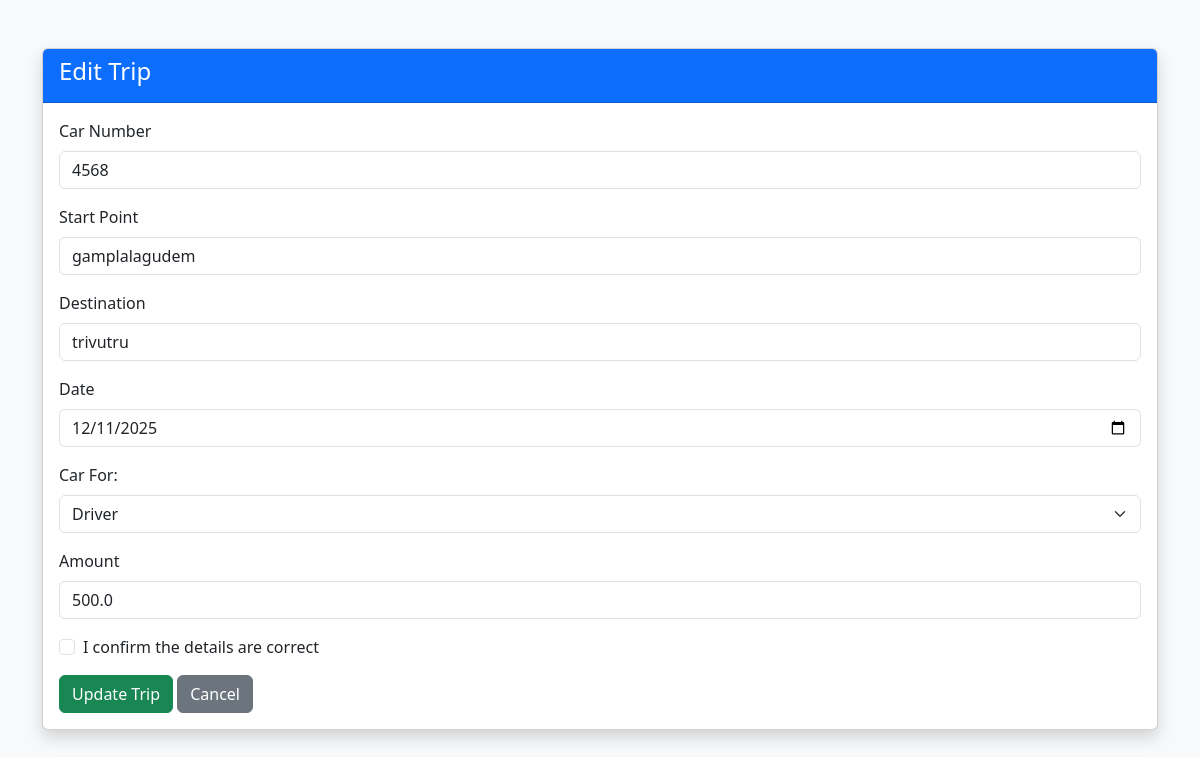
Page /edit/1 (signed in) on the committed database.
### app.py (models this page shows)
class CarTodo(db.Model):
    id = db.Column(db.Integer, primary_key=True)
    user_trip_id = db.Column(db.Integer, nullable=False)
    car_number = db.Column(db.String(20), nullable=False)
    start_point = db.Column(db.String(100), nullable=False)
    destination = db.Column(db.String(100), nullable=False)
    date = db.Column(db.String(20), nullable=False)
    car_for = db.Column(db.String(20), nullable=False)
    amount = db.Column(db.Float)
    user_id = db.Column(db.Integer, db.ForeignKey('user.id'))

### app.py (the view, shortened to what this page needs)
@app.route('/edit/<int:id>', methods=['GET', 'POST'])
@login_required
def edit(id):
    car = CarTodo.query.get_or_404(id)
    if car.user_id != current_user.id:
        return "Not allowed", 403
    return render_template('edit.html', car=car)

### app.py (called while the page is built)
@login_manager.user_loader
def load_user(user_id):
    return User.query.get(int(user_id))

### templates/edit.html (shortened to what this page needs)
<!DOCTYPE html>
<html>
<head>
    <link href="https://cdn.jsdelivr.net/npm/bootstrap@5.3.0/dist/css/bootstrap.min.css" rel="stylesheet">
</head>
<body class="bg-light">
<div class="container mt-5">
    <div class="card shadow">
        <div class="card-header bg-primary text-white">
            <h4>Edit Trip</h4>
        </div>
        <div class="card-body">
            <form method="POST">
                <div class="mb-3">
                    <label class="form-label">Car Number</label>
                    <input type="text" name="car_number" class="form-control" value="{{ car.car_number }}" required>
                </div>
                <div class="mb-3">
                    <label class="form-label">Start Point</label>
                    <input type="text" name="start_point" class="form-control" value="{{ car.start_point }}" required>
                </div>
                <div class="mb-3">
                    <label class="form-label">Destination</label>
                    <input type="text" name="destination" class="form-control" value="{{ car.destination }}" required>
                </div>
                <div class="mb-3">
                    <label class="form-label">Date</label>
                    <input type="date" name="date" class="form-control" value="{{ car.date }}" required>
                </div>
                <div class="mb-3">
                    <label class="form-label">Car For:</label>
                    <select name="car_for" class="form-select">
                        <option value="self" {% if car.car_for=='Driver' %}selected{% endif %}>Driver</option>
                    </select>
                </div>
                <div class="mb-3">
                    <label class="form-label">Amount</label>
                    <input type="number" step="0.01" name="amount" class="form-control" value="{{ car.amount }}">
                </div>
                <div class="form-check mb-3">
                    <input class="form-check-input" type="checkbox" name="details_confirm" id="detailsConfirm">
                    <label class="form-check-label" for="detailsConfirm">
                        I confirm the details are correct
                    </label>
                </div>
                <button type="submit" class="btn btn-success">Update Trip</button>
                <a href="{{ url_for('index') }}" class="btn btn-secondary">Cancel</a>
            </form>
        </div>
    </div>
</div>
</body>
</html>

### rows in the picture
CarTodo: car_number "4568", start_point "gamplalagudem", destination "trivutru", date "12/11/2025", amount "500.0"
